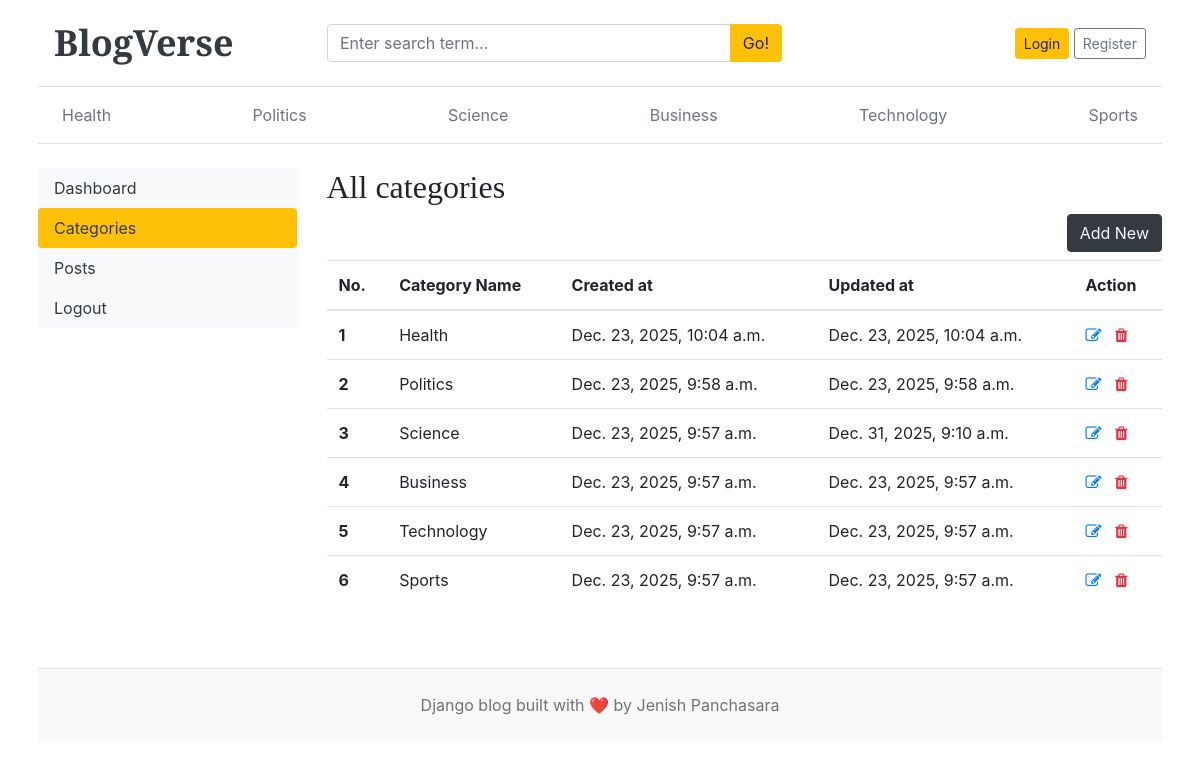
/dashboard/categories/, run on the app's committed database.
### app/models.py (models this page shows)
class Category(models.Model):
    category_name = models.CharField(max_length=50,unique=True)
    created_at = models.DateTimeField(auto_now_add=True)
    updated_at = models.DateTimeField(auto_now=True)
    class Meta:
        verbose_name_plural = 'categories'
    def __str__(self):
        return self.category_name

### dashboards/views.py (the view)
# urls.py: path('categories/', views.categories, name='categories'),
def categories(request):
    return render(request, 'dashboard/categories.html')

### app/context_processors.py (called while the page is built)
def get_categories(request):
    categories = Category.objects.all().order_by('-created_at')
    return dict(categories=categories)

def get_social_links(request):
    social_links = SocialLinks.objects.all()
    return dict(social_links=social_links)

### templates/dashboard/categories.html (shortened to what this page needs)
{% extends "base.html" %}
{% block content %}
<div class="row">
    {% include "dashboard/sidebar.html" %}
      <div class="col-md-9">
        <h2>All categories</h2>
        <a href="{% url 'add_category' %}" class="btn btn-dark text-light float float-right mb-2">Add New</a>
        <table class="table table-hover">
        <thead>
            <th>No.</th>
            <th>Category Name</th>
            <th>Created at</th>
            <th>Updated at</th>
            <th>Action </th>
        </thead>
        <tbody>
        {% for cat in categories %}
            <tr>
                <th>{{ forloop.counter}}</th>
                <td>{{ cat }}</td>
                <td>{{ cat.created_at}}</td>
                <td>{{ cat.updated_at }}</td>
                <td>
                    <a href="{% url 'edit_category' cat.id %}"><i class="fa fa-edit"></i></a>
                    <a href="{% url 'delete_category' cat.id %}"><i class="fa fa-trash text-danger"></i></a>
                </td>
            </tr>
        {% endfor %}
        </tbody>
        </table>
      </div>
</div>
{% endblock %}

### templates/base.html (shortened to what this page needs)
{% load static %}
<!DOCTYPE html>
<html lang="en">
  <head>
    <link
      href="https://getbootstrap.com/docs/4.0/dist/css/bootstrap.min.css"
      rel="stylesheet"
    />
    <link href="{% static 'css/blog.css' %}" rel="stylesheet" />
    <link rel="stylesheet" href="https://cdnjs.cloudflare.com/ajax/libs/font-awesome/4.7.0/css/font-awesome.min.css">
  </head>
  <body>
    <div class="container px-3 px-md-4 px-lg-2">
      <header class="blog-header px-3 py-3 border-bottom bg-white">
        <div class="row align-items-center no-gutters">
          <div class="col-md-3">
            <a class="blog-header-logo text-dark font-weight-bold" href="/">
              BlogVerse
            </a>
          </div>
          <div class="col-md-5">
            <form action="{% url 'search' %}" method="GET">
              <div class="input-group">
                <input
                  class="form-control"
                  type="text"
                  name="keyword"
                  placeholder="Enter search term..."
                  value = {{ keyword }}
                >
                <div class="input-group-append">
                  <button class="btn btn-warning" type="submit">Go!</button>
                </div>
              </div>
            </form>
          </div>
          <div class="col-4 d-flex justify-content-end align-items-center">
              {% if not user.is_authenticated %}
                  <a class="btn btn-sm btn-warning" href="{% url 'login' %}">Login</a> &nbsp;
                  <a class="btn btn-sm btn-outline-secondary" href="{% url 'register' %}">Register</a>
              {% endif %}
          </div>
      </header>
      <div class="nav-scroller px-3 py-2 mb-4 border-bottom">
        <nav class="nav d-flex justify-content-between">
          {% for cat in categories %}
            <a
              class="p-2 text-muted"
              href="{% url 'posts_by_category' cat.id %}"
            >
              {{ cat.category_name }}
            </a>
          {% endfor %}
        </nav>
      </div>
      {% block content %}
      {% endblock %}
      <footer class="blog-footer text-center py-4 mt-5 border-top">
        <p class="mb-0">
          Django blog built with ❤️ by
          <span>Jenish Panchasara</span>
        </p>
      </footer>
    </div>
  </body>
</html>

### blog_main/static/css/blog.css (style rules this page uses)
.blog-header { border-bottom: 1px solid #e5e5e5; }
.blog-header-logo { font-family: "Playfair Display", Georgia, "Times New Roman", serif; font-size: 2.25rem; }
h1, h2, h3, h4, h5, h6 { font-family: "Playfair Display", Georgia, "Times New Roman", serif; }
.blog-footer { padding: 2.5rem 0; color: #727272; text-align: center; background-color: #f9f9f9; border-top: .05rem solid #e5e5e5; }
.blog-footer p:last-child { margin-bottom: 0; }

### data on the page
Category: category_name "Health", created_at "Dec. 23, 2025, 10:04 a.m.", updated_at "Dec. 23, 2025, 10:04 a.m."
Category: category_name "Politics", created_at "Dec. 23, 2025, 9:58 a.m.", updated_at "Dec. 23, 2025, 9:58 a.m."
Category: category_name "Science", created_at "Dec. 23, 2025, 9:57 a.m.", updated_at "Dec. 31, 2025, 9:10 a.m."
Category: category_name "Business", created_at "Dec. 23, 2025, 9:57 a.m.", updated_at "Dec. 23, 2025, 9:57 a.m."
Category: category_name "Technology", created_at "Dec. 23, 2025, 9:57 a.m.", updated_at "Dec. 23, 2025, 9:57 a.m."
Category: category_name "Sports", created_at "Dec. 23, 2025, 9:57 a.m.", updated_at "Dec. 23, 2025, 9:57 a.m."
